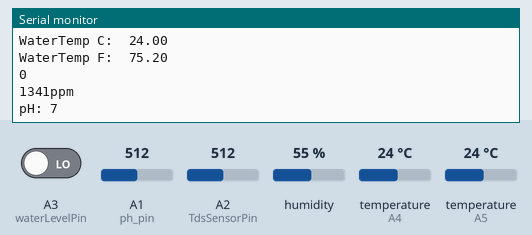
Bench run of a sketch on a simulated Arduino Uno, built with avr-gcc and run on an emulated ATmega328P. On the bench: the last lines printed to the serial monitor. Inputs (shaded band) come from the test bench; at power-on: humidity 55 %, temperature (sensors on A4, A5) 24 °C, A1 (ph_pin) = 512, A2 (TdsSensorPin) = 512, A3 (waterLevelPin) LOW.

Above: at 1.6 s.
1.7 s: humidity set to 22 %
At 3.01 s:
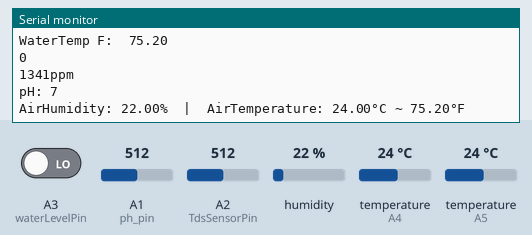
3.2 s: temperature (sensor on A4) set to 12 °C
At 3.2 s:
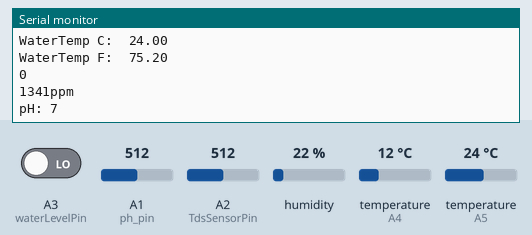
4.7 s: A1 (ph_pin) set to 716
At 5.16 s:
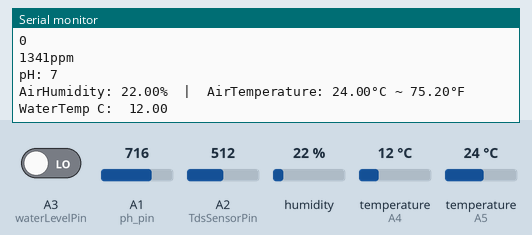
6.2 s: A2 (TdsSensorPin) set to 716
At 7.6 s:
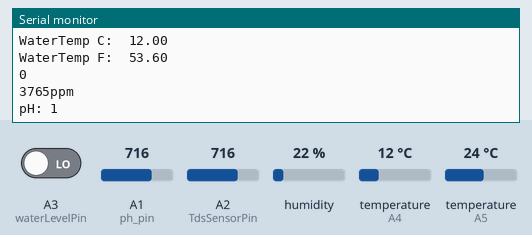
7.7 s: A3 (waterLevelPin) driven HIGH
9.2 s: temperature (sensor on A5) set to 12 °C
At 10.0 s:
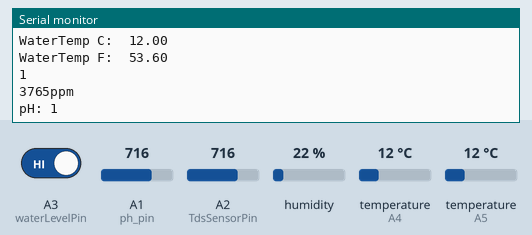
Timing chart, 0 to 11.7 s (numbered marks = the images above; inputs shaded):
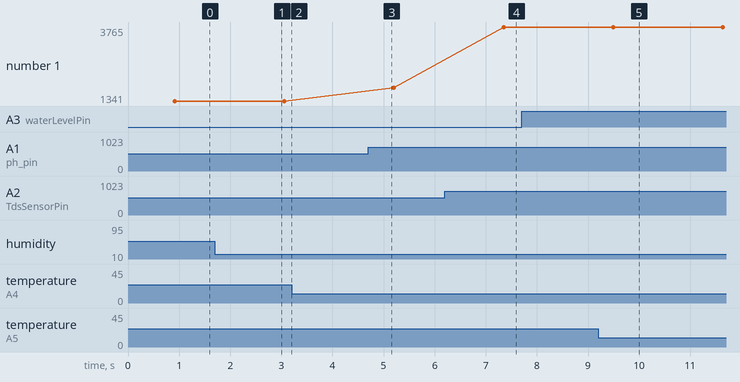

The sketch:

sensors_pumps_loop.ino
```cpp
// Sensor testing for Let it Grow
// When testing on the PCB make sure to set the processor of the nano to the old bootloader

// include air/hum sensor library and initialize variables
#include "DHT.h"
#define DHTPIN A5
#define DHTTYPE DHT11
DHT dht(DHTPIN, DHTTYPE);

// include water temperature sensor library and initialize variables
#include <OneWire.h>
#include <DallasTemperature.h>
#define ONE_WIRE_BUS A4
OneWire oneWire(ONE_WIRE_BUS);
DallasTemperature sensors(&oneWire);

// initailize water level variables
int waterLevelPin=A3;// define pin A3

// define and include TDS library and variables
#include <EEPROM.h>
#include "GravityTDS.h"
#define TdsSensorPin A2
GravityTDS gravityTds;

// define ph variables and calibration value
float calibration_value = 21.34+.5;
int phval = 0;
unsigned long int avgval;
int buffer_arr[10],temp;
float ph_act;
int ph_pin = A1;

void setup() {
  // put your setup code here, to run once:
  Serial.begin(9600);
  // initialize the air humidity sensor
  dht.begin();

  // initialize water temperature sensor
  sensors.begin();

  // set A3 pin as “input” for water level sensor
  pinMode(waterLevelPin,INPUT);

  // initialize tds sensor
  gravityTds.setPin(TdsSensorPin);
  gravityTds.setAref(5.0);  //reference voltage on ADC, default 5.0V on Arduino UNO
  gravityTds.setAdcRange(1024);  //1024 for 10bit ADC;4096 for 12bit ADC
  gravityTds.begin();  //initialization
}

// caluclates ph by averaging a series of ph values
int phSensorCalculations(){
  for(int i=0;i<10;i++)
  {
      buffer_arr[i]=analogRead(A1);
      delay(30);
  }
    for(int i=0;i<9;i++)
    {
      for(int j=i+1;j<10;j++)
      {
        if(buffer_arr[i]>buffer_arr[j])
        {
          temp=buffer_arr[i];
          buffer_arr[i]=buffer_arr[j];
          buffer_arr[j]=temp;
        }
      }
    }
    avgval=0;
    for(int i=2;i<8;i++)
    {
    avgval+=buffer_arr[i];
    }
    float volt=(float)avgval*5.0/1024/6;
    ph_act = -5.70 * volt + calibration_value;

    return ph_act;
}

// function that reads and prints sensor values for testing
void printSensorVal(){
  // read air humidity
  float airHumi = dht.readHumidity();
  // read air temperature as Celsius
  float airTempC = dht.readTemperature();
  // read temperature as Fahrenheit
  float airTempF = dht.readTemperature(true);

  // read in water temperature sensor
  sensors.requestTemperatures();
  float waterTempC = sensors.getTempCByIndex(0);
  float waterTempF = sensors.toFahrenheit(waterTempC);

  // read in water level sensor
  int waterLevelVal = digitalRead(waterLevelPin);// read the level value of pin 7 and assign if to val

  // read in TDS sensor
  gravityTds.setTemperature(waterTempC);  // set the temperature and execute temperature compensation
  gravityTds.update();  //sample and calculate
  float tdsValue = gravityTds.getTdsValue();  // then get the value

  // print sensor values for testing
  // Air/Hum sensor
  Serial.print("AirHumidity: ");
  Serial.print(airHumi);
  Serial.print("%");

  Serial.print("  |  ");

  Serial.print("AirTemperature: ");
  Serial.print(airTempC);
  Serial.print("°C ~ ");
  Serial.print(airTempF);
  Serial.println("°F");

  // Water Temperature sensor
  Serial.print("WaterTemp C:  ");
  Serial.println(waterTempC);
  Serial.print("WaterTemp F:  ");
  Serial.println(waterTempF);

  // Water Level Sensor
  // 0 - Indicates no liquid, 1 - Indicates probe is submerged
  Serial.println(waterLevelVal); // print the data from the sensor

  // TDS sensor
  Serial.print(tdsValue,0);
  Serial.println("ppm");

  Serial.print("pH: ");
  Serial.println(phSensorCalculations());

}

void loop() {

  printSensorVal();

  // one second delay
  delay(1000);
}
```

Measured:
- after the input at 1.7 s, the serial monitor: prints a new line after 1.2 s (image 1)
- after the input at 6.2 s, the serial monitor: prints a new line after 1.1 s (image 4)
- plotted number 1: 1776 → 3765 after the input at 6.2 s
